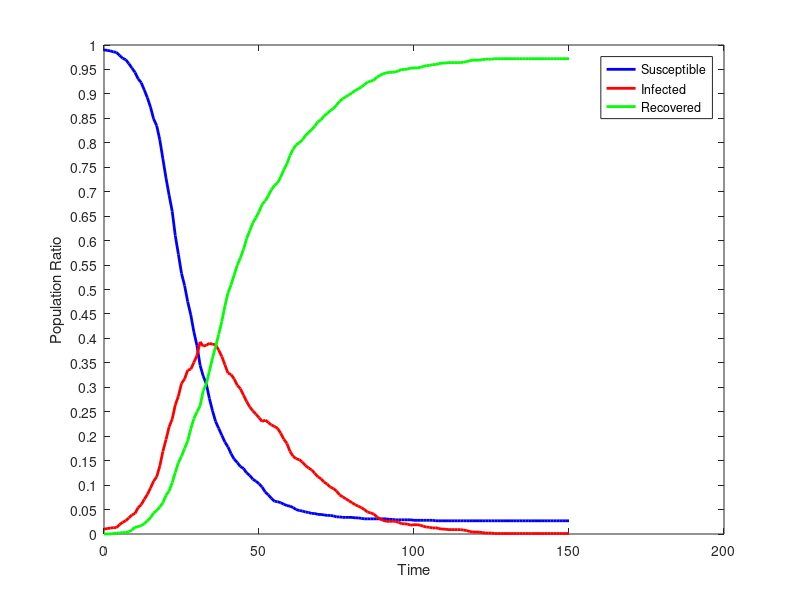

Write the MATLAB code that produced this figure.
dynamics = [
990,10,0;
989,11,0;
988,12,0;
986,13,1;
985,13,2;
979,19,2;
973,24,3;
970,27,3;
962,33,5;
953,39,8;
944,42,14;
931,54,15;
923,60,17;
908,71,21;
892,81,27;
873,94,33;
849,108,43;
835,117,48;
806,139,55;
767,169,64;
728,193,79;
693,219,88;
660,235,105;
610,264,126;
572,282,146;
533,308,159;
508,317,175;
475,335,190;
448,337,215;
413,351,236;
385,365,250;
345,393,262;
323,384,293;
307,386,307;
277,390,333;
252,388,360;
230,387,383;
216,376,408;
202,363,435;
188,346,466;
178,329,493;
164,326,510;
153,317,530;
146,304,550;
138,297,565;
134,284,582;
125,271,604;
120,260,620;
112,252,636;
108,245,647;
103,238,659;
96,230,674;
86,233,681;
80,228,692;
73,223,704;
67,220,713;
66,216,718;
64,206,730;
61,194,745;
58,185,757;
57,169,774;
54,159,787;
50,154,796;
48,152,800;
47,147,806;
45,140,815;
44,135,821;
42,131,827;
42,124,834;
40,117,843;
40,113,847;
39,106,855;
38,102,860;
38,96,866;
37,93,870;
35,88,877;
35,80,885;
34,76,890;
34,72,894;
34,68,898;
34,64,902;
33,60,907;
33,57,910;
32,54,914;
31,50,919;
31,45,924;
31,43,926;
31,41,928;
31,35,934;
31,31,938;
31,28,941;
31,26,943;
30,26,944;
30,26,944;
29,26,945;
29,24,947;
29,21,950;
29,21,950;
29,20,951;
29,18,953;
28,19,953;
28,19,953;
28,18,954;
28,16,956;
28,14,958;
28,14,958;
28,12,960;
27,13,960;
27,11,962;
27,10,963;
27,10,963;
27,9,964;
27,9,964;
27,9,964;
27,9,964;
27,9,964;
27,8,965;
27,7,966;
27,5,968;
27,4,969;
27,4,969;
27,4,969;
27,3,970;
27,2,971;
27,2,971;
27,2,971;
27,1,972;
27,1,972;
27,1,972;
27,1,972;
27,1,972;
27,1,972;
27,1,972;
27,1,972;
27,1,972;
27,1,972;
27,1,972;
27,1,972;
27,1,972;
27,1,972;
27,1,972;
27,1,972;
27,1,972;
27,1,972;
27,1,972;
27,1,972;
27,1,972;
27,1,972;
27,1,972;
27,1,972;
27,1,972;
];
susceptible = dynamics (:, 1);
infected = dynamics (:, 2);
recovered = dynamics (:, 3);
totalPopulation = susceptible(1) + infected(1) + recovered(1);
susceptibleRatio = susceptible ./ totalPopulation;
infectedRatio = infected ./ totalPopulation;
recoveredRatio = recovered ./ totalPopulation;
steps = length (susceptible);
indices = 0 : steps - 1;
figure
plot (indices, susceptibleRatio.', 'color', 'blue', 'linewidth', 2);
hold on
plot (indices, infectedRatio.', 'color', 'red', 'linewidth', 2);
hold on
plot (indices, recoveredRatio.', 'color', 'green', 'linewidth', 2);
set(gca,'YTick',0:0.05:1.0);
xlabel ('Time');
ylabel ('Population Ratio');
legend('Susceptible','Infected', 'Recovered');
